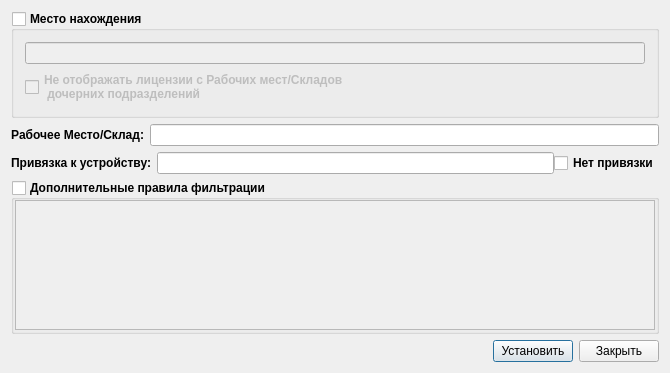
<?xml version="1.0" encoding="UTF-8"?>
<ui version="4.0">
 <class>FilterLicense</class>
 <widget class="QDialog" name="FilterLicense">
  <property name="geometry">
   <rect>
    <x>0</x>
    <y>0</y>
    <width>670</width>
    <height>373</height>
   </rect>
  </property>
  <property name="windowTitle">
   <string>Фильтр Лицензий</string>
  </property>
  <property name="windowIcon">
   <iconset resource="../icons.qrc">
    <normaloff>:/16x16/find/ico/find_16x16 (1).png</normaloff>:/16x16/find/ico/find_16x16 (1).png</iconset>
  </property>
  <layout class="QVBoxLayout" name="verticalLayout_4">
   <item>
    <widget class="QGroupBox" name="groupBox">
     <property name="font">
      <font>
       <weight>75</weight>
       <bold>true</bold>
      </font>
     </property>
     <property name="title">
      <string>Место нахождения</string>
     </property>
     <property name="checkable">
      <bool>true</bool>
     </property>
     <property name="checked">
      <bool>false</bool>
     </property>
     <layout class="QVBoxLayout" name="verticalLayout">
      <item>
       <widget class="LineEditTwoButton" name="filterDepartment">
        <property name="readOnly">
         <bool>true</bool>
        </property>
       </widget>
      </item>
      <item>
       <widget class="QCheckBox" name="dontShowChild">
        <property name="text">
         <string>Не отображать лицензии с Рабочих мест/Складов
 дочерних подразделений</string>
        </property>
       </widget>
      </item>
     </layout>
    </widget>
   </item>
   <item>
    <layout class="QHBoxLayout" name="horizontalLayout_4">
     <item>
      <widget class="QLabel" name="label">
       <property name="font">
        <font>
         <weight>75</weight>
         <bold>true</bold>
        </font>
       </property>
       <property name="text">
        <string>Рабочее Место/Склад:</string>
       </property>
       <property name="alignment">
        <set>Qt::AlignRight|Qt::AlignTrailing|Qt::AlignVCenter</set>
       </property>
       <property name="buddy">
        <cstring>filterWorkPlace</cstring>
       </property>
      </widget>
     </item>
     <item>
      <widget class="LineEditTwoButton" name="filterWorkPlace">
       <property name="font">
        <font>
         <weight>75</weight>
         <bold>true</bold>
        </font>
       </property>
       <property name="readOnly">
        <bool>true</bool>
       </property>
      </widget>
     </item>
    </layout>
   </item>
   <item>
    <layout class="QHBoxLayout" name="horizontalLayout_5">
     <item>
      <widget class="QLabel" name="label_2">
       <property name="font">
        <font>
         <weight>75</weight>
         <bold>true</bold>
        </font>
       </property>
       <property name="text">
        <string>Привязка к устройству:</string>
       </property>
       <property name="alignment">
        <set>Qt::AlignRight|Qt::AlignTrailing|Qt::AlignVCenter</set>
       </property>
       <property name="buddy">
        <cstring>filterOaH</cstring>
       </property>
      </widget>
     </item>
     <item>
      <layout class="QHBoxLayout" name="horizontalLayout_6">
       <property name="spacing">
        <number>0</number>
       </property>
       <item>
        <widget class="LineEditTwoButton" name="filterOaH">
         <property name="enabled">
          <bool>true</bool>
         </property>
         <property name="font">
          <font>
           <weight>75</weight>
           <bold>true</bold>
          </font>
         </property>
         <property name="readOnly">
          <bool>true</bool>
         </property>
        </widget>
       </item>
       <item>
        <widget class="QCheckBox" name="noBindingOaH">
         <property name="enabled">
          <bool>true</bool>
         </property>
         <property name="font">
          <font>
           <weight>75</weight>
           <bold>true</bold>
          </font>
         </property>
         <property name="text">
          <string>Нет привязки</string>
         </property>
        </widget>
       </item>
      </layout>
     </item>
    </layout>
   </item>
   <item>
    <widget class="QGroupBox" name="additionalFilteringRules">
     <property name="font">
      <font>
       <weight>75</weight>
       <bold>true</bold>
      </font>
     </property>
     <property name="title">
      <string>Дополнительные правила фильтрации</string>
     </property>
     <property name="checkable">
      <bool>true</bool>
     </property>
     <property name="checked">
      <bool>false</bool>
     </property>
     <layout class="QVBoxLayout" name="verticalLayout_3">
      <property name="leftMargin">
       <number>1</number>
      </property>
      <property name="topMargin">
       <number>0</number>
      </property>
      <property name="rightMargin">
       <number>1</number>
      </property>
      <property name="bottomMargin">
       <number>1</number>
      </property>
      <item>
       <widget class="QScrollArea" name="scrollArea">
        <property name="widgetResizable">
         <bool>true</bool>
        </property>
        <widget class="QWidget" name="scrollAreaWidgetContents">
         <property name="geometry">
          <rect>
           <x>0</x>
           <y>0</y>
           <width>642</width>
           <height>141</height>
          </rect>
         </property>
         <layout class="QVBoxLayout" name="verticalLayout_2">
          <item>
           <layout class="QVBoxLayout" name="rowsFilterVerticalLayout"/>
          </item>
          <item>
           <spacer name="verticalSpacer">
            <property name="orientation">
             <enum>Qt::Vertical</enum>
            </property>
            <property name="sizeHint" stdset="0">
             <size>
              <width>20</width>
              <height>196</height>
             </size>
            </property>
           </spacer>
          </item>
         </layout>
        </widget>
       </widget>
      </item>
     </layout>
    </widget>
   </item>
   <item>
    <layout class="QHBoxLayout" name="horizontalLayout">
     <item>
      <spacer name="horizontalSpacer">
       <property name="orientation">
        <enum>Qt::Horizontal</enum>
       </property>
       <property name="sizeHint" stdset="0">
        <size>
         <width>40</width>
         <height>20</height>
        </size>
       </property>
      </spacer>
     </item>
     <item>
      <widget class="QPushButton" name="setButton">
       <property name="text">
        <string>Установить</string>
       </property>
       <property name="icon">
        <iconset resource="../icons.qrc">
         <normaloff>:/16x16/apply/ico/apply_16x16.png</normaloff>:/16x16/apply/ico/apply_16x16.png</iconset>
       </property>
      </widget>
     </item>
     <item>
      <widget class="QPushButton" name="closeButton">
       <property name="text">
        <string>Закрыть</string>
       </property>
       <property name="icon">
        <iconset resource="../icons.qrc">
         <normaloff>:/16x16/cancelDel/ico/button_cancel_16x16 (1).png</normaloff>:/16x16/cancelDel/ico/button_cancel_16x16 (1).png</iconset>
       </property>
      </widget>
     </item>
    </layout>
   </item>
  </layout>
 </widget>
 <layoutdefault spacing="6" margin="11"/>
 <customwidgets>
  <customwidget>
   <class>LineEditTwoButton</class>
   <extends>QLineEdit</extends>
   <header>plugins/lineedittwobutton/lineedittwobutton.h</header>
  </customwidget>
 </customwidgets>
 <resources>
  <include location="../icons.qrc"/>
 </resources>
 <connections>
  <connection>
   <sender>closeButton</sender>
   <signal>clicked()</signal>
   <receiver>FilterLicense</receiver>
   <slot>reject()</slot>
   <hints>
    <hint type="sourcelabel">
     <x>659</x>
     <y>362</y>
    </hint>
    <hint type="destinationlabel">
     <x>421</x>
     <y>272</y>
    </hint>
   </hints>
  </connection>
 </connections>
</ui>
